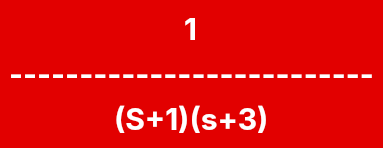
<?xml version="1.0" encoding="UTF-8"?>
<ui version="4.0">
 <class>MainWindow</class>
 <widget class="QMainWindow" name="MainWindow">
  <property name="geometry">
   <rect>
    <x>0</x>
    <y>0</y>
    <width>382</width>
    <height>142</height>
   </rect>
  </property>
  <property name="windowTitle">
   <string>MainWindow</string>
  </property>
  <property name="styleSheet">
   <string notr="true">background-color: rgb(226, 0, 0);</string>
  </property>
  <widget class="QWidget" name="centralwidget">
   <layout class="QVBoxLayout" name="verticalLayout">
    <item>
     <widget class="QLineEdit" name="Num">
      <property name="font">
       <font>
        <family>SF Pro Display</family>
        <pointsize>-1</pointsize>
        <weight>75</weight>
        <italic>false</italic>
        <bold>true</bold>
       </font>
      </property>
      <property name="cursor">
       <cursorShape>ArrowCursor</cursorShape>
      </property>
      <property name="styleSheet">
       <string notr="true">background-color: rgba(0, 0, 0, 0);
color:rgb(255, 255, 255);
border : none;
padding-bottom:0px;
font-size: 30px;
font-family: &quot;SF Pro Display&quot;; 
	font-weight: bold; 
    font-style: normal;</string>
      </property>
      <property name="text">
       <string>1</string>
      </property>
      <property name="alignment">
       <set>Qt::AlignBottom|Qt::AlignHCenter</set>
      </property>
      <property name="readOnly">
       <bool>true</bool>
      </property>
     </widget>
    </item>
    <item>
     <widget class="QLabel" name="garis">
      <property name="font">
       <font>
        <family>SF Pro Display</family>
        <pointsize>-1</pointsize>
        <weight>75</weight>
        <italic>false</italic>
        <bold>true</bold>
       </font>
      </property>
      <property name="styleSheet">
       <string notr="true">color: rgb(255, 255, 255);
padding : 0px;

font-size: 30px;
font-family: &quot;SF Pro Display&quot;; 
	font-weight: bold; 
    font-style: normal;</string>
      </property>
      <property name="text">
       <string>--------------------------</string>
      </property>
      <property name="alignment">
       <set>Qt::AlignCenter</set>
      </property>
     </widget>
    </item>
    <item>
     <widget class="QLineEdit" name="Den">
      <property name="font">
       <font>
        <family>SF Pro Display</family>
        <pointsize>-1</pointsize>
        <weight>75</weight>
        <italic>false</italic>
        <bold>true</bold>
       </font>
      </property>
      <property name="styleSheet">
       <string notr="true">background-color: rgba(0, 0, 0, 0);
color:rgb(255, 255, 255);
border : none;
padding-bottom:0px;
font-size: 30px;
font-family: &quot;SF Pro Display&quot;; 
	font-weight: bold; 
    font-style: normal;</string>
      </property>
      <property name="text">
       <string>(S+1)(s+3)</string>
      </property>
      <property name="alignment">
       <set>Qt::AlignHCenter|Qt::AlignTop</set>
      </property>
      <property name="readOnly">
       <bool>true</bool>
      </property>
     </widget>
    </item>
   </layout>
  </widget>
 </widget>
 <resources>
  <include location="../Asset/Resource.qrc"/>
 </resources>
 <connections/>
</ui>
